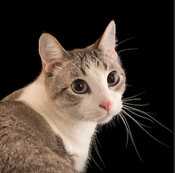
#> input picture input/cat.png, 175 x 173 px, shrunk from 262 x 260 before the run
$ python bayer_dithering.py
#> lines starting #> are read from the running program, lines starting #| are printed output that depends on the picture
from PIL import Image
import numpy as np
import matplotlib.pyplot as plt
import imageio
from skimage import color

def bayer_matrix(size):
    matrix = [[0] * size for _ in range(size)]
    level = 256 // (size * size)

    for i in range(size):
        for j in range(size):
            matrix[i][j] = (i * size + j) * level

    return matrix

def bayer_dithering(image_path, output_path, matrix_size):
    input_image = Image.open(image_path)
    width, height = input_image.size

    bayer_matrix_values = bayer_matrix(matrix_size)

    for y in range(height):
        for x in range(width):
            pixel_value = input_image.getpixel((x, y))

            # Apply Bayer dithering independently to each color channel
            new_pixel_value = tuple(
                255 if channel_value > bayer_matrix_values[x % matrix_size][y % matrix_size] else 0
                for channel_value in pixel_value
            )

            input_image.putpixel((x, y), new_pixel_value)

    input_image.save(output_path)

if __name__ == "__main__":
    input_path = "input/cat.png"  # Replace with the path to your input image
    matrix_size = 2  # You can adjust the matrix size for different dithering patterns

    input_image = imageio.imread(input_path)
#> input_image is the input picture: shape (173, 175, 4); mean R, G, B, A 69.5, 58.1, 49.6, 255
    height, width, channels = input_image.shape
#> height = 173; width = 175; channels = 4
    bayer_matrix_values = bayer_matrix(matrix_size)

    output_image = np.zeros_like(input_image, dtype=np.uint8)

    for y in range(height):
        for x in range(width):
            pixel_value = input_image[y, x]

            # Apply Bayer dithering independently to each color channel
            new_pixel_value = tuple(
                255 if channel_value > bayer_matrix_values[x % matrix_size][y % matrix_size] else 0
                for channel_value in pixel_value
            )

            output_image[y, x] = new_pixel_value
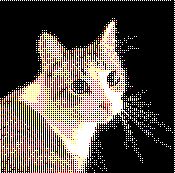
#> output_image: shape (173, 175, 4); mean R, G, B, A 87.5, 76.2, 67.9, 255

    output_path = "output/bayer_dithered_image.png"
    imageio.imwrite(output_path, output_image)

    plt.imshow(output_image)
    plt.axis('off')
    plt.show()
